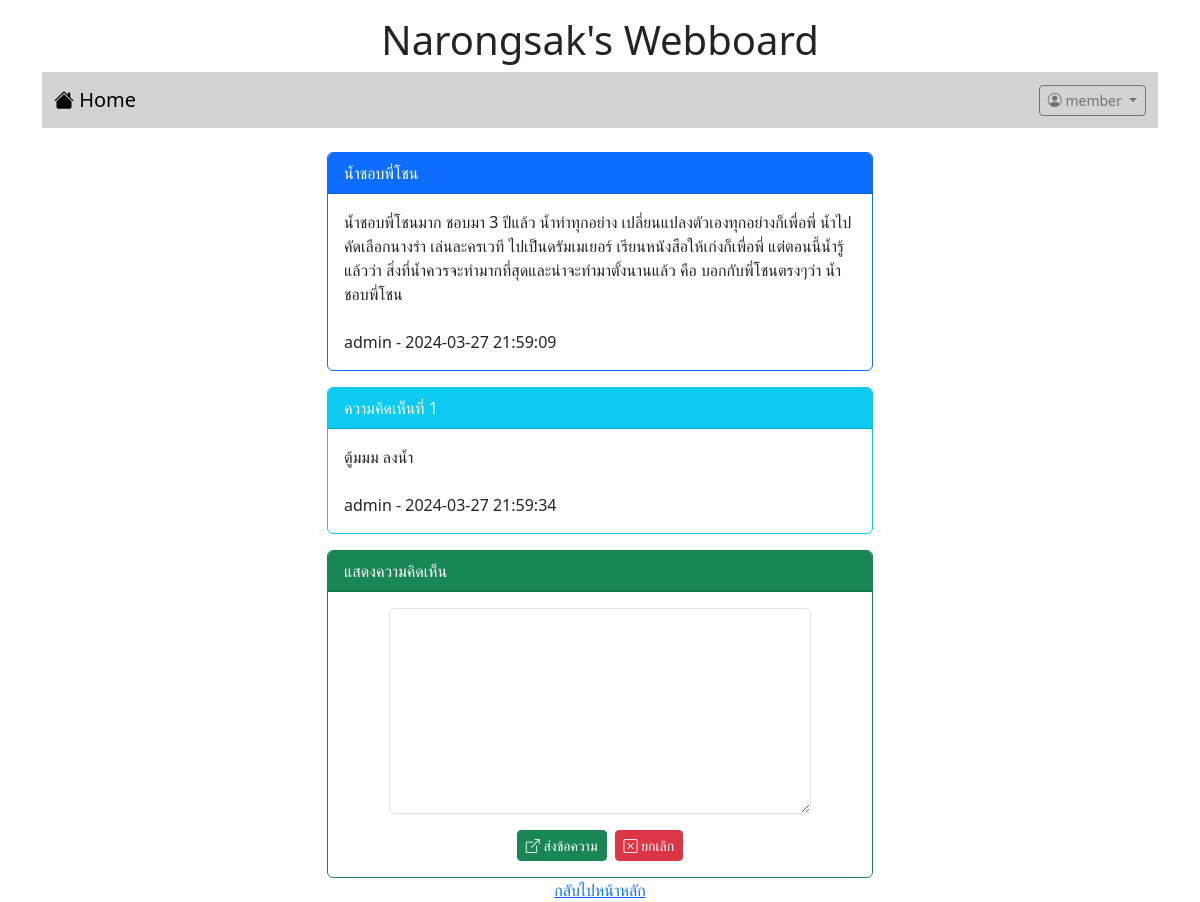
The app's page /post.php?id=8 (signed in) with its own data.
### tables this page shows
CREATE TABLE `post` (
  `id` int(11) NOT NULL,
  `title` varchar(128) NOT NULL,
  `content` varchar(2048) NOT NULL,
  `post_date` datetime NOT NULL,
  `cat_id` int(11) NOT NULL,
  `user_id` int(11) NOT NULL
);

CREATE TABLE `user` (
  `id` int(11) NOT NULL,
  `login` varchar(32) NOT NULL,
  `password` varchar(64) NOT NULL,
  `name` varchar(64) NOT NULL,
  `gender` char(1) NOT NULL,
  `email` varchar(32) NOT NULL,
  `role` char(1) NOT NULL
);

CREATE TABLE `comment` (
  `id` int(11) NOT NULL,
  `content` varchar(20148) NOT NULL,
  `post_date` datetime NOT NULL,
  `user_id` int(11) NOT NULL,
  `post_id` int(11) NOT NULL
);

### post.php (the view, shortened to what this page needs)
<!DOCTYPE html>
<html lang="en">
<head>
    <link href="https://cdn.jsdelivr.net/npm/bootstrap@5.3.2/dist/css/bootstrap.min.css" rel="stylesheet">
    <link rel="stylesheet" href="https://cdn.jsdelivr.net/npm/bootstrap-icons@1.11.3/font/bootstrap-icons.min.css">
</head>
<body>
    <div class="container-lg">
        <h1 style="text-align: center;" class="mt-3">Narongsak's Webboard</h1>
        <?php include "nav.php" ?>
        <div class="row mt-4">
            <div class="col-lg-3 col-md-2 col-sm-1"></div>
            <div class="col-lg-6 col-md-8 col-sm-10">
                <?php
                $conn = new PDO("mysql:host=localhost;dbname=webboard;charset=utf8", "root", "");
                $sql = "SELECT post.title,post.content,post.post_date,user.login
                FROM post INNER JOIN user ON (post.user_id=user.id) WHERE post.id=$_GET[id]";
                $result = $conn->query($sql);
                while ($row = $result->fetch()) {
                    echo "<div class='card border-primary'>";
                    echo "<div class='card-header bg-primary text-white'>$row[0]</div>";
                    echo "<div class='card-body'>$row[content]<br><br>$row[3] - $row[2]</div>";
                    echo "</div>";
                }
                $sql = "SELECT comment.content, comment.post_date, user.login
                FROM comment INNER JOIN user ON (comment.user_id=user.id) WHERE comment.post_id=$_GET[id]";
                $result = $conn->query($sql);
                $i=1;
                while ($row = $result->fetch()) {
                    echo "<div class='card border-info mt-3'>";
                    echo "<div class='card-header bg-info text-white'>ความคิดเห็นที่ $i</div>";
                    echo "<div class='card-body'>$row[content]<br><br>$row[login] - $row[post_date]</div>";
                    echo "</div>";
                    $i=$i+1;
                }
                ?>
                <?php
                if(isset($_SESSION['id'])){
                ?>
                <div class="card border-success mt-3">
                    <div class="card-header bg-success text-white">แสดงความคิดเห็น</div>
                    <div class="card-body">
                        <form action="post_save.php" method="post">
                            <div class="row mb-3 justify-content-center">
                                <div class="col-lg-10">
                                    <textarea name="comment" rows="8" class="form-control" required></textarea>
                                </div>
                            </div>
                            <div class="row">
                                <div class="col-lg-12 d-flex justify-content-center">
                                    <button type="submit" class="btn btn-success btn-sm text-white">
                                        <i class="bi bi-box-arrow-up-right"></i> ส่งข้อความ
                                    </button>
                                    <button type="reset" class="btn btn-danger btn-sm ms-2">
                                        <i class="bi bi-x-square"></i> ยกเลิก
                                    </button>
                                </div>
                            </div>
                        </form>
                    </div>
                </div>
                <?php }?>
            </div>
            <div class="col-lg03 col-md-2 col-sm-1"></div>
        </div>
        <div style="text-align: center;"><a href="index.php">กลับไปหน้าหลัก</a></div>
    </div>
</body>
</html>

### records on screen
post: title "น้ำชอบพี่โชน", content "น้ำชอบพี่โชนมาก ชอบมา 3 ปีแล้ว น้ำทำทุกอย่าง เปลี่ยนแปลงตัวเองทุกอย่างก็เพื่อพี่ น้ำไปคัดเลือกนางรำ เล่นละครเวที ไปเป็นดรัมเมเยอร์ เรียนหนังสือให้เก่งก็เพื่อพี่ แต่ตอนนี้น้ำรู้แล้วว่า สิ่งที่น้ำควรจะทำมากที่สุดและน่าจะทำมาตั้งนานแล้ว คือ บอกกับพี่โชนตรงๆว่า น้ำชอบพี่โชน", user.login "admin", post_date "2024-03-27 21:59:09"
comment: content "ตู้มมม ลงน้ำ", user.login "admin", post_date "2024-03-27 21:59:34"

### other values on screen
$_SESSION['username'] "member"
